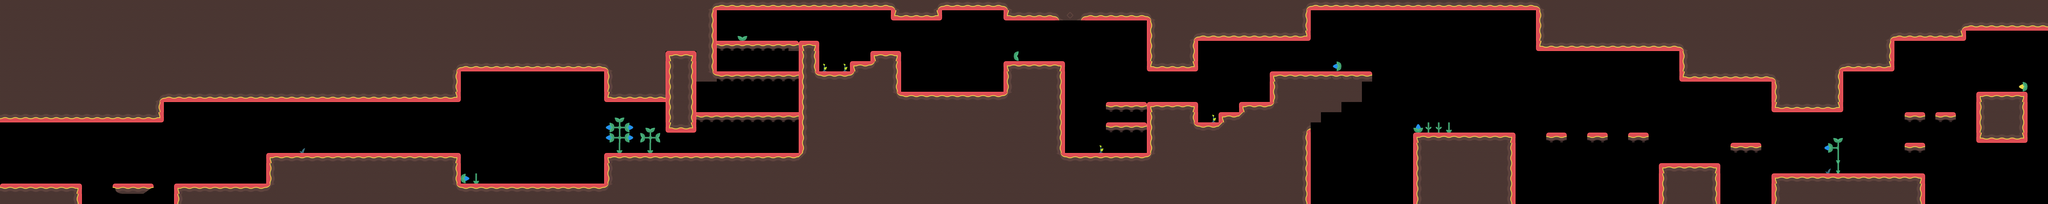

This is a level from a 2D game, rendered from its Tiled map with the project's own tilesets. A one-line summary and the map file follow, with tile-layer data summarised:
An orthogonal 200x20 tile map with 32x32 px tiles, 2 tile layers (tileLayer, elementsLayer), 2 tilesets and 112 objects (43x jump, 36x coin, 15x walker, 7x staticshooter, 5x jumper, ...).

<map version="1.2" tiledversion="1.3.0" orientation="orthogonal" renderorder="right-down" compressionlevel="0" width="200" height="20" tilewidth="32" tileheight="32" infinite="0" nextlayerid="5" nextobjectid="235">
    <tileset firstgid="1" name="world2" tilewidth="32" tileheight="32" spacing="8" margin="4" tilecount="39" columns="39">
        <image source="world2.png" width="1560" height="40" />
    </tileset>
    <tileset firstgid="40" name="elements1" tilewidth="32" tileheight="32" spacing="8" margin="4" tilecount="40" columns="40">
        <image source="elements1.png" width="1600" height="40" />
    </tileset>
    <layer id="1" name="tileLayer" width="200" height="20">
        <data>[4000 cells, 2196 non-empty, 23 distinct tile ids]</data>
    </layer>
    <objectgroup id="2" name="gameObjects">
        <object id="1" name="lee" x="64" y="512" width="32" height="64" />
        <object id="54" name="exit" x="6240" y="192" width="64" height="96" />
        <object id="55" name="coin" x="448" y="512" width="32" height="32" />
        <object id="56" name="coin" x="1760" y="512" width="32" height="32" />
        <object id="57" name="coin" x="1824" y="480" width="32" height="32" />
        <object id="58" name="coin" x="352" y="512" width="32" height="32" />
        <object id="59" name="coin" x="1632" y="512" width="32" height="32" />
        <object id="60" name="coin" x="1568" y="480" width="32" height="32" />
        <object id="61" name="coin" x="1504" y="512" width="32" height="32" />
        <object id="62" name="coin" x="1696" y="480" width="32" height="32" />
        <object id="73" name="coin" x="3328" y="416" width="32" height="32" />
        <object id="74" name="coin" x="3392" y="416" width="32" height="32" />
        <object id="75" name="coin" x="3488" y="416" width="32" height="32" />
        <object id="76" name="coin" x="3520" y="416" width="32" height="32" />
        <object id="80" name="coin" x="4448" y="352" width="32" height="32" />
        <object id="81" name="coin" x="4416" y="288" width="32" height="32" />
        <object id="82" name="coin" x="4352" y="224" width="32" height="32" />
        <object id="83" name="coin" x="4288" y="160" width="32" height="32" />
        <object id="104" name="jumper" x="1216" y="416" width="32" height="64" />
        <object id="105" name="walker" x="960" y="416" width="32" height="64" />
        <object id="106" name="walker" x="2368" y="288" width="32" height="64" />
        <object id="107" name="jumper" x="3648" y="256" width="32" height="64" />
        <object id="113" name="walker" x="5920" y="480" width="32" height="64" />
        <object id="114" name="flyer" x="5088" y="320" width="32" height="64" />
        <object id="115" name="staticshooter" x="768" y="512" width="32" height="64" />
        <object id="117" name="staticshooter" x="1344" y="416" width="32" height="64" />
        <object id="118" name="staticshooter" x="1824" y="512" width="32" height="64" />
        <object id="122" name="staticshooter" x="3264" y="128" width="32" height="64" />
        <object id="123" name="staticshooter" x="4704" y="352" width="32" height="64" />
        <object id="128" name="jumper" x="3712" y="256" width="32" height="64" />
        <object id="131" name="walker" x="2496" y="64" width="32" height="64" />
        <object id="161" name="flyer" x="3456" y="224" width="32" height="64" />
        <object id="162" name="jumper" x="3104" y="224" width="32" height="64" />
        <object id="163" name="flyer" x="1760" y="480" width="32" height="64" />
        <object id="164" name="jumper" x="3040" y="224" width="32" height="64" />
        <object id="165" name="staticshooter" x="3904" y="256" width="32" height="64" />
        <object id="166" name="coin" x="2976" y="192" width="32" height="32" />
        <object id="167" name="coin" x="3008" y="224" width="32" height="32" />
        <object id="168" name="coin" x="2944" y="224" width="32" height="32" />
        <object id="169" name="coin" x="2976" y="256" width="32" height="32" />
        <object id="170" name="coin" x="2240" y="160" width="32" height="32" />
        <object id="171" name="coin" x="2464" y="160" width="32" height="32" />
        <object id="172" name="coin" x="2176" y="288" width="32" height="32" />
        <object id="173" name="coin" x="2464" y="288" width="32" height="32" />
        <object id="202" name="coin" x="384" y="512" width="32" height="32" />
        <object id="203" name="coin" x="416" y="512" width="32" height="32" />
        <object id="206" name="coin" x="2912" y="192" width="32" height="32" />
        <object id="207" name="coin" x="2912" y="256" width="32" height="32" />
        <object id="208" name="coin" x="3360" y="416" width="32" height="32" />
        <object id="209" name="coin" x="3552" y="416" width="32" height="32" />
        <object id="210" name="coin" x="4960" y="352" width="32" height="32" />
        <object id="211" name="coin" x="4992" y="352" width="32" height="32" />
        <object id="212" name="coin" x="4832" y="352" width="32" height="32" />
        <object id="213" name="coin" x="4864" y="352" width="32" height="32" />
        <object id="214" name="coin" x="5088" y="352" width="32" height="32" />
        <object id="215" name="coin" x="5120" y="352" width="32" height="32" />
        <object id="216" name="walker" x="1088" y="416" width="32" height="64" />
        <object id="217" name="walker" x="1184" y="416" width="32" height="64" />
        <object id="218" name="walker" x="1504" y="512" width="32" height="64" />
        <object id="219" name="walker" x="1600" y="512" width="32" height="64" />
        <object id="220" name="walker" x="2368" y="160" width="32" height="64" />
        <object id="221" name="walker" x="2368" y="64" width="32" height="64" />
        <object id="228" name="walker" x="5824" y="480" width="32" height="64" />
        <object id="229" name="walker" x="5760" y="480" width="32" height="64" />
        <object id="230" name="walker" x="5664" y="480" width="32" height="64" />
        <object id="231" name="walker" x="5600" y="480" width="32" height="64" />
        <object id="232" name="walker" x="5888" y="480" width="32" height="64" />
        <object id="233" name="staticshooter" x="5792" y="480" width="32" height="64" />
        <object id="234" name="larry" x="64" y="512" width="32" height="64" />
    </objectgroup>
    <objectgroup id="3" name="interactionObjects">
        <object id="134" name="jump" x="3456" y="384" width="32" height="32" />
        <object id="135" name="jump" x="3488" y="384" width="32" height="32" />
        <object id="136" name="jump" x="3520" y="384" width="32" height="32" />
        <object id="137" name="jump" x="3552" y="384" width="32" height="32" />
        <object id="138" name="jump" x="3456" y="320" width="32" height="32" />
        <object id="139" name="jump" x="3488" y="320" width="32" height="32" />
        <object id="140" name="jump" x="3520" y="320" width="32" height="32" />
        <object id="141" name="jump" x="3552" y="320" width="32" height="32" />
        <object id="143" name="jump" x="5440" y="448" width="32" height="32" />
        <object id="155" name="jump" x="2208" y="352" width="32" height="32" />
        <object id="156" name="jump" x="2240" y="352" width="32" height="32" />
        <object id="157" name="jump" x="2400" y="224" width="32" height="32" />
        <object id="158" name="jump" x="2368" y="128" width="32" height="32" />
        <object id="176" name="jump" x="5472" y="448" width="32" height="32" />
        </objectgroup>
    <layer id="4" name="elementsLayer" width="200" height="20">
        <data>[4000 cells, 34 non-empty, 14 distinct tile ids]</data>
    </layer>
</map>
<!-- 29 of 112 objects omitted -->
